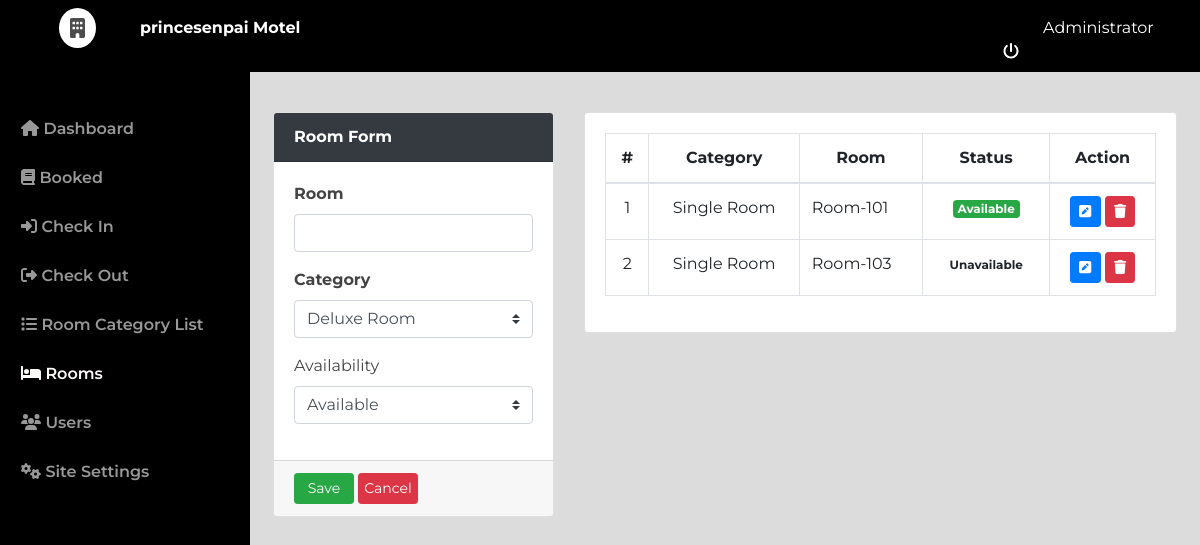
The page /admin/index.php?page=rooms (signed in) on the database as committed earlier.
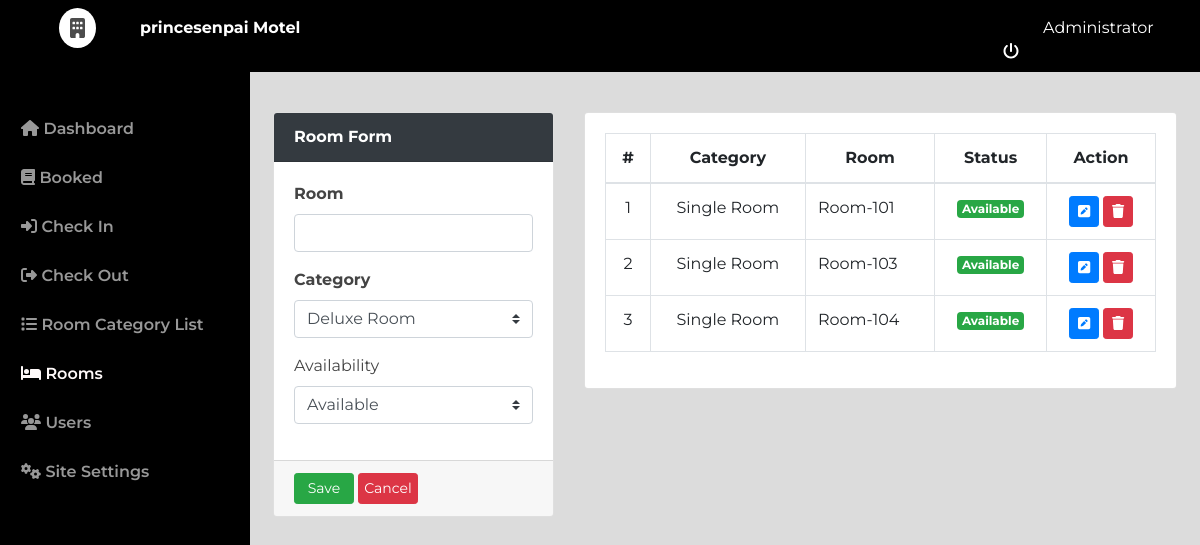
The same page on the database as committed later.
### tables this page shows
CREATE TABLE `rooms` (
  `id` int(30) NOT NULL,
  `room` varchar(30) NOT NULL,
  `category_id` int(30) NOT NULL,
  `status` tinyint(1) NOT NULL DEFAULT 0 COMMENT '0 = Available , 1= Unvailables'
);

### admin/rooms.php (the view, shortened to what this page needs)
<?php include('db_connect.php');?>
<div class="container-fluid">
	<div class="col-lg-16 mt-5">
		<div class="row">
			<div class="col-md-4">
			<form action="" id="manage-room">
				<div class="card">
					<div class="card-header bg-dark text-white">
						   <b> Room Form </b>
				  	</div>
					<div class="card-body">
							<div class="form-group">
								<label class="control-label"><b>Room</b></label>
								<input type="text" class="form-control" name="room">
							</div>
							<div class="form-group">
								<label class="control-label"><b>Category</b></label>
								<select class="custom-select browser-default" name="category_id">
									<?php
									$cat = $conn->query("SELECT * FROM room_categories order by name asc ");
									while($row= $cat->fetch_assoc()) {
										$cat_name[$row['id']] = $row['name'];
										?>
										<option value="<?php echo $row['id'] ?>"><?php echo $row['name'] ?></option>
									<?php
									}
									?>
								</select>
							</div>
							<div class="form-group">
								<label for="" class="control-label">Availability</label>
								<select class="custom-select browser-default" name="status">
									<option value="0">Available</option>
								</select>
							</div>
					</div>
					<div class="card-footer">
						<div class="row ">
							<div class="col-md-12">
								<button class="btn btn-sm btn-success col-sm-3  "> Save</button>
								<button class="btn btn-sm btn-danger col-sm-3 p-1 " type="button" onclick="$('#manage-room').get(0).reset()"> Cancel</button>
							</div>
						</div>
					</div>
				</div>
			</form>
			</div>
			<div class="col-md-8">
				<div class="card">
					<div class="card-body">
						<table class="table table-bordered table-hover">
							<thead>
								<tr>
									<th class="text-center">#</th>
									<th class="text-center">Category</th>
									<th class="text-center">Room</th>
									<th class="text-center">Status</th>
									<th class="text-center">Action</th>
								</tr>
							</thead>
							<tbody>
								<?php
								$i = 1;
								$rooms = $conn->query("SELECT * FROM rooms order by id asc");
								while($row=$rooms->fetch_assoc()):
								?>
								<tr>
									<td class="text-center"><?php echo $i++ ?></td>
									<td class="text-center"><?php echo $cat_name[$row['category_id']] ?></td>
									<td class=""><?php echo $row['room'] ?></td>
									<?php if($row['status'] == 0): ?>
										<td class="text-center"><span class="badge badge-success">Available</span></td>
									<?php else: ?>
										<td class="text-center"><span class="badge badge-default">Unavailable</span></td>
									<?php endif; ?>
									<td class="text-center">
										<button class="btn btn-sm btn-primary edit_cat" type="button" data-id="<?php echo $row['id'] ?>" data-room="<?php echo $row['room'] ?>" data-category_id="<?php echo $row['category_id'] ?>" data-status="<?php echo $row['status'] ?>"><i class="fa fa-pen-square"></i></button>
										<button class="btn btn-sm btn-danger delete_cat" type="button" data-id="<?php echo $row['id'] ?>"><i class="fa fa-trash"></i></button>
									</td>
								</tr>
								<?php endwhile; ?>
							</tbody>
						</table>
					</div>
				</div>
			</div>
		</div>
	</div>
</div>

Rows that differ between the two databases and show on the page:
changed rooms "Room-103": status "Unavailable" → "Available"
added rooms: category "Single Room", room "Room-104", status "Available"
